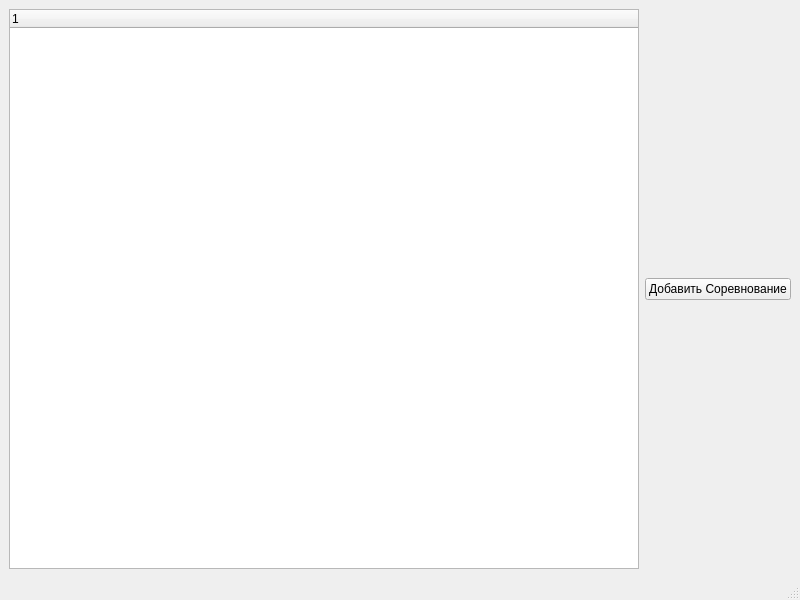
<?xml version="1.0" encoding="UTF-8"?>
<ui version="4.0">
 <class>PanelSetingsCompetition</class>
 <widget class="QMainWindow" name="PanelSetingsCompetition">
  <property name="geometry">
   <rect>
    <x>0</x>
    <y>0</y>
    <width>800</width>
    <height>600</height>
   </rect>
  </property>
  <property name="windowTitle">
   <string>MainWindow</string>
  </property>
  <widget class="QWidget" name="centralwidget">
   <layout class="QGridLayout" name="gridLayout">
    <item row="0" column="0">
     <widget class="QTreeWidget" name="treeWidget">
      <column>
       <property name="text">
        <string notr="true">1</string>
       </property>
      </column>
     </widget>
    </item>
    <item row="0" column="1">
     <widget class="QPushButton" name="pushButton">
      <property name="text">
       <string>Добавить Соревнование</string>
      </property>
     </widget>
    </item>
   </layout>
  </widget>
  <widget class="QMenuBar" name="menubar">
   <property name="geometry">
    <rect>
     <x>0</x>
     <y>0</y>
     <width>800</width>
     <height>21</height>
    </rect>
   </property>
  </widget>
  <widget class="QStatusBar" name="statusbar"/>
 </widget>
 <resources/>
 <connections/>
</ui>
